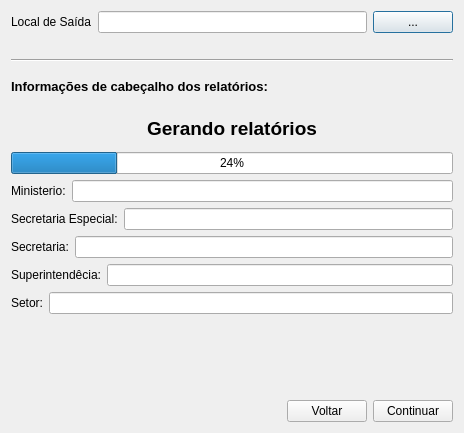
<?xml version="1.0" encoding="UTF-8"?>
<ui version="4.0">
 <class>Dialog</class>
 <widget class="QDialog" name="Dialog">
  <property name="geometry">
   <rect>
    <x>0</x>
    <y>0</y>
    <width>464</width>
    <height>433</height>
   </rect>
  </property>
  <property name="windowTitle">
   <string>Emitir Relatorios</string>
  </property>
  <layout class="QVBoxLayout" name="verticalLayout_2">
   <item>
    <layout class="QHBoxLayout" name="horizontalLayout_6">
     <item>
      <widget class="QLabel" name="label_7">
       <property name="text">
        <string>Local de Saída</string>
       </property>
      </widget>
     </item>
     <item>
      <widget class="QLineEdit" name="line_output"/>
     </item>
     <item>
      <widget class="QPushButton" name="btn_output">
       <property name="text">
        <string>...</string>
       </property>
      </widget>
     </item>
    </layout>
   </item>
   <item>
    <spacer name="horizontalSpacer_2">
     <property name="orientation">
      <enum>Qt::Horizontal</enum>
     </property>
     <property name="sizeHint" stdset="0">
      <size>
       <width>40</width>
       <height>20</height>
      </size>
     </property>
    </spacer>
   </item>
   <item>
    <widget class="Line" name="line">
     <property name="orientation">
      <enum>Qt::Horizontal</enum>
     </property>
    </widget>
   </item>
   <item>
    <widget class="QLabel" name="label_6">
     <property name="font">
      <font>
       <pointsize>10</pointsize>
       <weight>75</weight>
       <bold>true</bold>
      </font>
     </property>
     <property name="text">
      <string>Informações de cabeçalho dos relatórios:</string>
     </property>
     <property name="textFormat">
      <enum>Qt::AutoText</enum>
     </property>
    </widget>
   </item>
   <item>
    <widget class="QLabel" name="label_process">
     <property name="enabled">
      <bool>true</bool>
     </property>
     <property name="font">
      <font>
       <pointsize>14</pointsize>
       <weight>75</weight>
       <bold>true</bold>
      </font>
     </property>
     <property name="text">
      <string>Gerando relatórios</string>
     </property>
     <property name="alignment">
      <set>Qt::AlignCenter</set>
     </property>
    </widget>
   </item>
   <item>
    <widget class="QProgressBar" name="progress_bar">
     <property name="value">
      <number>24</number>
     </property>
    </widget>
   </item>
   <item>
    <layout class="QVBoxLayout" name="verticalLayout">
     <item>
      <layout class="QHBoxLayout" name="horizontalLayout">
       <item>
        <widget class="QLabel" name="label">
         <property name="text">
          <string>Ministerio:</string>
         </property>
        </widget>
       </item>
       <item>
        <widget class="QLineEdit" name="ministerio"/>
       </item>
      </layout>
     </item>
     <item>
      <layout class="QHBoxLayout" name="horizontalLayout_2">
       <item>
        <widget class="QLabel" name="label_2">
         <property name="text">
          <string>Secretaria Especial:</string>
         </property>
        </widget>
       </item>
       <item>
        <widget class="QLineEdit" name="secretariaEspecial"/>
       </item>
      </layout>
     </item>
     <item>
      <layout class="QHBoxLayout" name="horizontalLayout_3">
       <item>
        <widget class="QLabel" name="label_3">
         <property name="text">
          <string>Secretaria:</string>
         </property>
        </widget>
       </item>
       <item>
        <widget class="QLineEdit" name="secretaria"/>
       </item>
      </layout>
     </item>
     <item>
      <layout class="QHBoxLayout" name="horizontalLayout_4">
       <item>
        <widget class="QLabel" name="label_4">
         <property name="text">
          <string>Superintendêcia:</string>
         </property>
        </widget>
       </item>
       <item>
        <widget class="QLineEdit" name="superintendencia"/>
       </item>
      </layout>
     </item>
     <item>
      <layout class="QHBoxLayout" name="horizontalLayout_5">
       <item>
        <widget class="QLabel" name="label_5">
         <property name="text">
          <string>Setor:</string>
         </property>
        </widget>
       </item>
       <item>
        <widget class="QLineEdit" name="setor"/>
       </item>
      </layout>
     </item>
     <item>
      <spacer name="horizontalSpacer">
       <property name="orientation">
        <enum>Qt::Horizontal</enum>
       </property>
       <property name="sizeHint" stdset="0">
        <size>
         <width>40</width>
         <height>20</height>
        </size>
       </property>
      </spacer>
     </item>
     <item>
      <spacer name="horizontalSpacer_6">
       <property name="orientation">
        <enum>Qt::Horizontal</enum>
       </property>
       <property name="sizeHint" stdset="0">
        <size>
         <width>40</width>
         <height>20</height>
        </size>
       </property>
      </spacer>
     </item>
     <item>
      <spacer name="horizontalSpacer_5">
       <property name="orientation">
        <enum>Qt::Horizontal</enum>
       </property>
       <property name="sizeHint" stdset="0">
        <size>
         <width>40</width>
         <height>20</height>
        </size>
       </property>
      </spacer>
     </item>
     <item>
      <spacer name="horizontalSpacer_4">
       <property name="orientation">
        <enum>Qt::Horizontal</enum>
       </property>
       <property name="sizeHint" stdset="0">
        <size>
         <width>40</width>
         <height>20</height>
        </size>
       </property>
      </spacer>
     </item>
    </layout>
   </item>
   <item>
    <layout class="QHBoxLayout" name="horizontalLayout_7">
     <item>
      <spacer name="horizontalSpacer_3">
       <property name="orientation">
        <enum>Qt::Horizontal</enum>
       </property>
       <property name="sizeHint" stdset="0">
        <size>
         <width>40</width>
         <height>20</height>
        </size>
       </property>
      </spacer>
     </item>
     <item>
      <widget class="QPushButton" name="btn_voltar">
       <property name="focusPolicy">
        <enum>Qt::NoFocus</enum>
       </property>
       <property name="text">
        <string>Voltar</string>
       </property>
      </widget>
     </item>
     <item>
      <widget class="QPushButton" name="btn_continuar">
       <property name="text">
        <string>Continuar</string>
       </property>
      </widget>
     </item>
    </layout>
   </item>
  </layout>
 </widget>
 <resources/>
 <connections/>
</ui>
